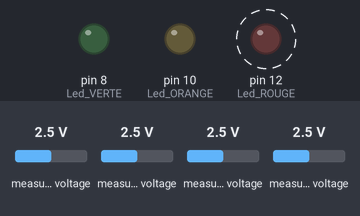
Simulated run of this sketch. Board: Arduino Uno, built with avr-gcc and run on an emulated ATmega328P. Shown: output pins drawn as LEDs (lit = HIGH). Dashed ring = blinking. The inputs (shaded band) are chosen by the test bench; at power-on: measured voltage 2.5 V. What the sketch prints to the serial monitor is not drawn.

Above: at 0.9 s.
Timing chart, 0 to 3.1 s (numbered marks = the images above):
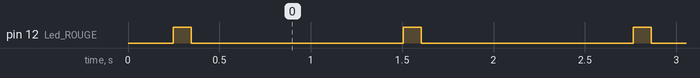

Measured:
- by itself, pin 12 (Led_ROUGE): alternates HIGH for 0.10 s and LOW for 1.2 s

The sketch:

main.ino
```cpp
#include <Adafruit_BusIO_Register.h>
#include <Adafruit_I2CDevice.h>
#include <Adafruit_I2CRegister.h>
#include <Adafruit_SPIDevice.h>
#include <Adafruit_ADS1X15.h> /* Include la librairie utilisé */
Adafruit_ADS1115 ads;  /* Librairie pour la version 16 bit non utilisé ici */
/*Adafruit_ADS1015 ads; /* Librairie pour la version 12 bit */

void setup(void) /*Définit une fonction sans paramètre (void)*/
{

  pinMode(12, OUTPUT); //Led ROUGE
  pinMode(10, OUTPUT); //Led ORANGE
  pinMode(8, OUTPUT); //Led VERTE

  Serial.begin(9600); /*Définition du débit de données en bits par secondes pour transmettre des données.
                       Il faut que le contrôleur et l'ordi soit sur le même débit.*/

  Serial.println("Salut !"); /* Imprime dans la console les messages entre "". Utilisé souvent pour du débug. */
  Serial.println("Getting single-ended readings from AIN0..3"); /* Obtenir des lectures asymétriques pour les ports AIN0-3 */
  Serial.println("ADC Range: +/- 6.144V (1 bit = 3mV/ADS1015, 0.1875mV/ADS1115)"); /* Annonce dans la console que la valeur max est de 6.144V */


   ads.setGain(GAIN_TWOTHIRDS); // 2/3x gain +/- 6.144V 1 bit = 3mV 0.1875mV (default)
  // ads.setGain(GAIN_ONE); // 1x gain +/- 4.096V 1 bit = 2mV 0.125mV
  // ads.setGain(GAIN_TWO); // 2x gain +/- 2.048V 1 bit = 1mV 0.0625mV
  // ads.setGain(GAIN_FOUR); // 4x gain +/- 1.024V 1 bit = 0.5mV 0.03125mV
  // ads.setGain(GAIN_EIGHT); // 8x gain +/- 0.512V 1 bit = 0.25mV 0.015625mV
  // ads.setGain(GAIN_SIXTEEN); // 16x gain +/- 0.256V 1 bit = 0.125mV 0.0078125mV

/* Si ADS n'est pas initialisé, alors il écrit dans la console ce message pour débug". */

  if (!ads.begin()) {
    Serial.println("Failed to initialize ADS.");
    while (1);
  }
}

void loop(void)
{
  int16_t adc0, adc1, adc2, adc3; /* Changement à 16 bits */

/* Nombre à virgule flottante, nombre qui comporte une virgule décimale pour approximer des valeurs analogiques
car plus grade résolution. Possible d'afficher jusqu'à 3.4028235x10puissance38 */

  float volts0, volts1, volts2, volts3;

/* Commande qui est l'opé réelle qui lance une mesure dans l'ADC avec entre () la variabel du canal (ou port) qui doit être mesurée. */

  adc0 = ads.readADC_SingleEnded(0);
  adc1 = ads.readADC_SingleEnded(1);
  adc2 = ads.readADC_SingleEnded(2);
  adc3 = ads.readADC_SingleEnded(3);

/* Ces opérations sont la conversion des valeurs qui sont enregistrés en une tension */

  volts0 = ads.computeVolts(adc0);
  volts1 = ads.computeVolts(adc1);
  volts2 = ads.computeVolts(adc2);
  volts3 = ads.computeVolts(adc3);


/* C'est la sortie (ou impression) des valeurs (en V) de tous les canaux sur une interface (physique ou console) */
/* Serial.print() affiche uniquement des chiffres ou des variables... tandis que Serial.println() affiche une ligne de caractères "" */

Serial.println("-----------------------------------------------------------");
Serial.println(" ");
Serial.println(" ");
Serial.println(" ");
Serial.print("(Entrée A0) -> Valeur convertie (16b) : N="); Serial.print(adc0); Serial.print(" --- Tension (Volts) : "); Serial.print(volts0); Serial.println("V");
//Serial.print("(Entrée A1) -> Valeur convertie (16b) : N="); Serial.print(adc1); Serial.print(" --- Tension (Volts) : "); Serial.print(volts1); Serial.println("V");
//Serial.print("(Entrée A2) -> Valeur convertie (16b) : N="); Serial.print(adc2); Serial.print(" --- Tension (Volts) : "); Serial.print(volts2); Serial.println("V");
//Serial.print("(Entrée A3) -> Valeur convertie (16b) : N="); Serial.print(adc3); Serial.print(" --- Tension (Volts) : "); Serial.print(volts3); Serial.println("V");

//12v    = 5.41v converti   28821
//12.4v  = 5.43v converti     28929

//12.7 = 5.53  = 28950
//12.4= 5.48  = 28929

//5.78

//289996


if ((ads.readADC_SingleEnded(0)) < 28821) { //Ou 5.41V

    digitalWrite(10, LOW);
    digitalWrite(8, LOW);


    Serial.print("En dessous de 12V + LED. Rouge clignotante");
    digitalWrite(12, HIGH);
    delay(100);
    digitalWrite(12, LOW);

  } else if ((ads.readADC_SingleEnded(0)) >= 28929) { //Ou 5.43V
    digitalWrite(12, LOW);
    digitalWrite(10, LOW);

    Serial.print("Au dessus de 12.4V + LED. Verte");
    digitalWrite(8, HIGH);
  } else if ((ads.readADC_SingleEnded(0)) > 28821 && (ads.readADC_SingleEnded(0)) < 28929)  {

    digitalWrite(12, LOW);
    digitalWrite(8, LOW);

    Serial.print("Au dessus de 12V + LED. Orange");
    digitalWrite(10, HIGH);

  } else {

  }

Serial.println(" ");
Serial.println(" ");
Serial.println(" ");

  /* Délai avant boucle suivante */
  delay(1000);

}
```
